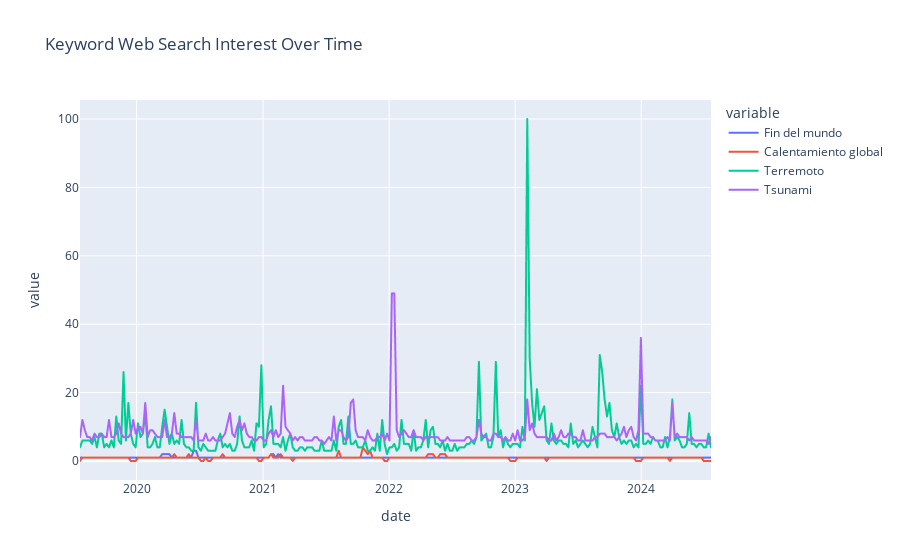

This figure's notebook cell:
### Markdown cell above
Creamos la variable ***'data'*** para almacenar el resultado e importamos la libreria ***plotly*** para poder graficar el resultado

### Code cell
import plotly.express as px

data = pytrends.interest_over_time()
data = data.reset_index()

fig = px.line(data, x= "date" , y=kw_list, title= 'Keyword Web Search Interest Over Time' ) 

fig.show()

### Figure 1 — Plotly figure (JSON) as saved in the notebook; plotly's stock layout.template omitted (floating-point values rounded to 4 significant figures; data arrays with more than 128 entries replaced by an {"elided": "..."} marker saying what was removed)
{"data": [{"hovertemplate": "variable=Fin del mundo<br>date=%{x}<br>value=%{y}<extra></extra>", "legendgroup": "Fin del mundo", "line": {"color": "#636efa", "dash": "solid"}, "marker": {"symbol": "circle"}, "mode": "lines", "name": "Fin del mundo", "showlegend": true, "type": "scattergl", "x": {"elided": "262 str values"}, "xaxis": "x", "y": {"elided": "262 int values"}, "yaxis": "y"}, {"hovertemplate": "variable=Calentamiento global<br>date=%{x}<br>value=%{y}<extra></extra>", "legendgroup": "Calentamiento global", "line": {"color": "#EF553B", "dash": "solid"}, "marker": {"symbol": "circle"}, "mode": "lines", "name": "Calentamiento global", "showlegend": true, "type": "scattergl", "x": {"elided": "262 str values"}, "xaxis": "x", "y": {"elided": "262 int values"}, "yaxis": "y"}, {"hovertemplate": "variable=Terremoto<br>date=%{x}<br>value=%{y}<extra></extra>", "legendgroup": "Terremoto", "line": {"color": "#00cc96", "dash": "solid"}, "marker": {"symbol": "circle"}, "mode": "lines", "name": "Terremoto", "showlegend": true, "type": "scattergl", "x": {"elided": "262 str values"}, "xaxis": "x", "y": {"elided": "262 int values"}, "yaxis": "y"}, {"hovertemplate": "variable=Tsunami<br>date=%{x}<br>value=%{y}<extra></extra>", "legendgroup": "Tsunami", "line": {"color": "#ab63fa", "dash": "solid"}, "marker": {"symbol": "circle"}, "mode": "lines", "name": "Tsunami", "showlegend": true, "type": "scattergl", "x": {"elided": "262 str values"}, "xaxis": "x", "y": {"elided": "262 int values"}, "yaxis": "y"}], "layout": {"legend": {"title": {"text": "variable"}, "tracegroupgap": 0}, "title": {"text": "Keyword Web Search Interest Over Time"}, "xaxis": {"anchor": "y", "domain": [0, 1], "title": {"text": "date"}}, "yaxis": {"anchor": "x", "domain": [0, 1], "title": {"text": "value"}}}}
